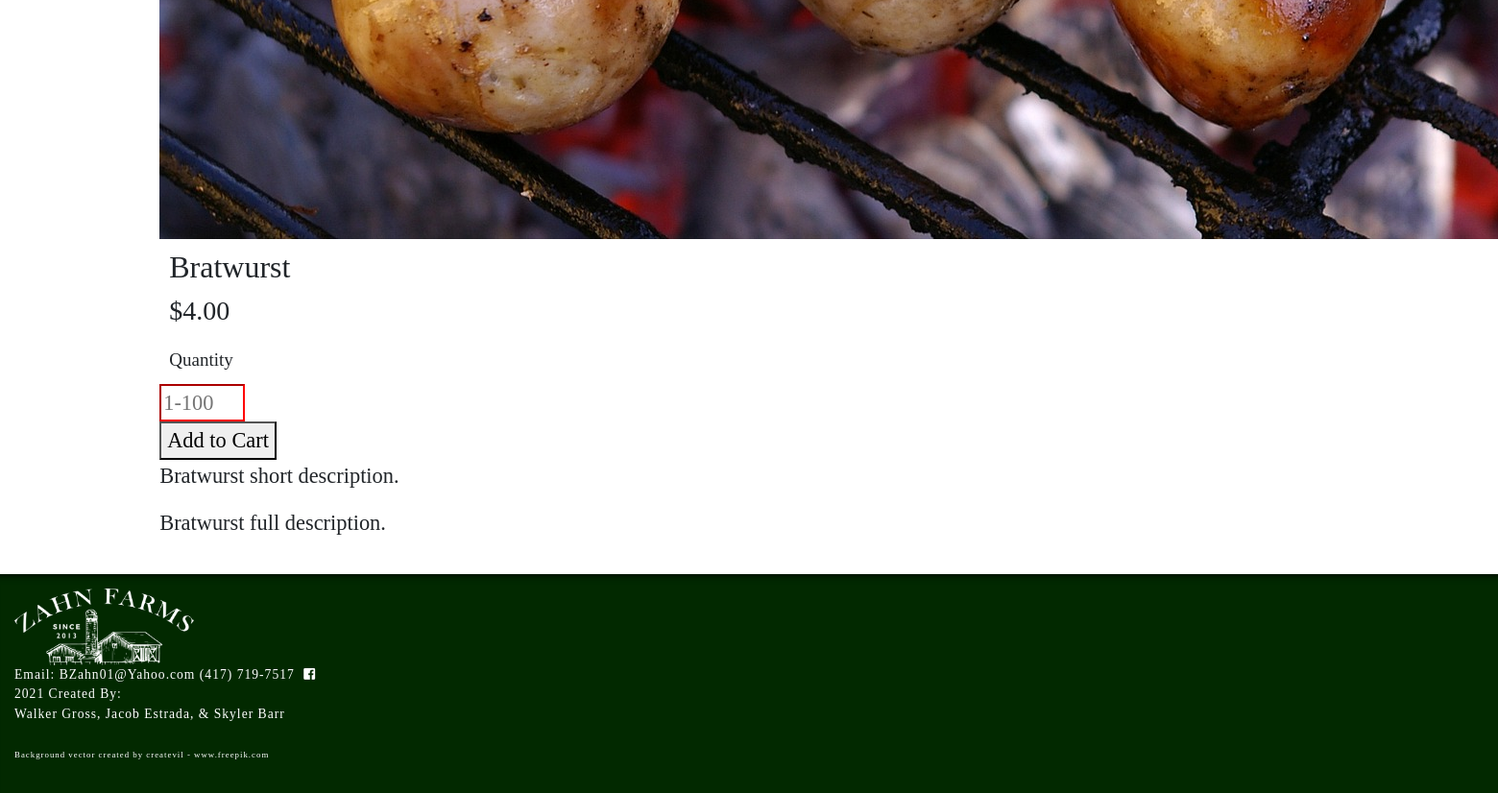
The app's page /product?catID=41&prodID=5 (lower part), older data.
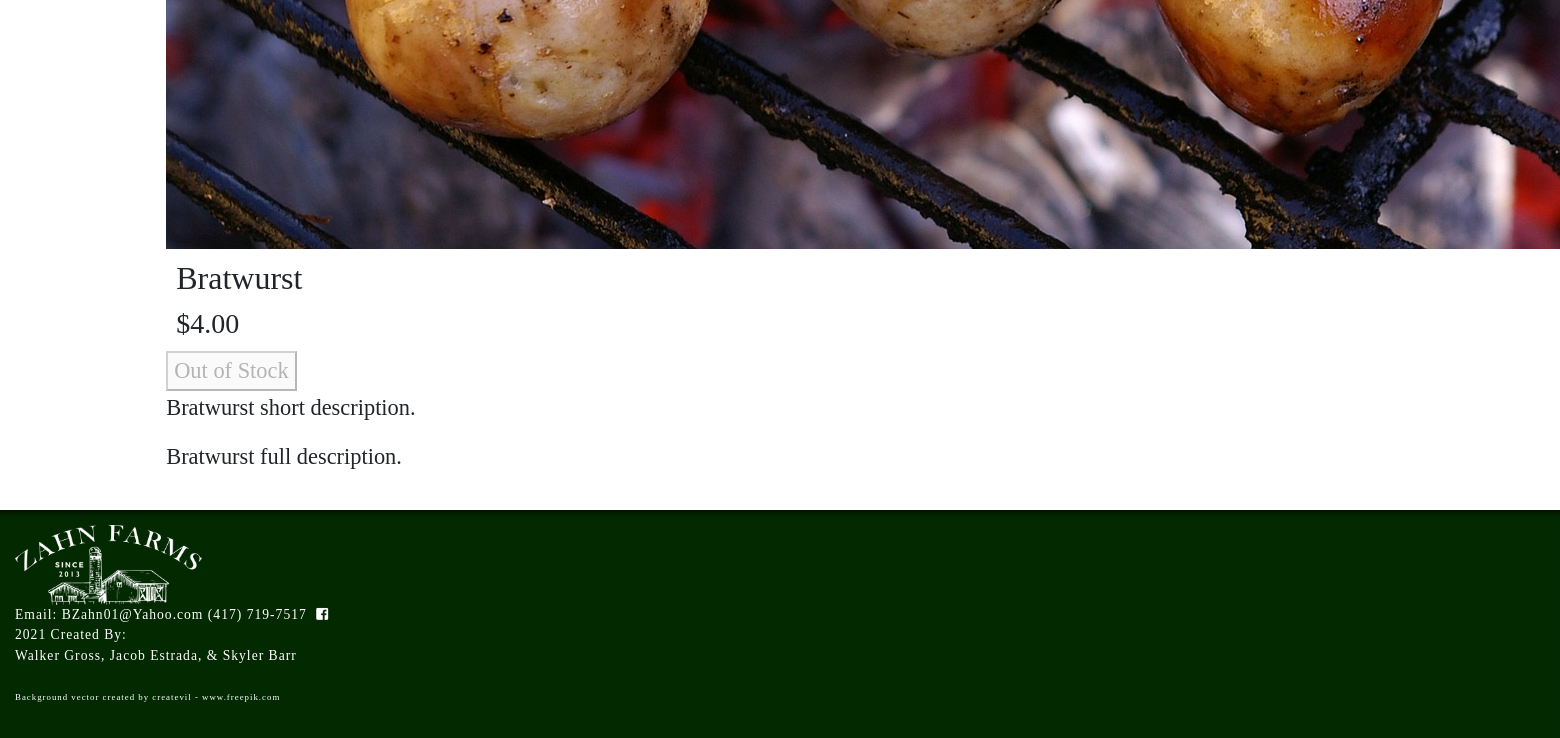
The same page, newer data.
### tables this page shows
CREATE TABLE `products` (
  `productID` int(11) NOT NULL,
  `productName` varchar(50) NOT NULL,
  `portionsID` int(11) NOT NULL,
  `price` decimal(10,2) DEFAULT NULL,
  `qty` int(10) DEFAULT NULL,
  `shortDesc` varchar(255) DEFAULT NULL,
  `fullDesc` varchar(255) DEFAULT NULL,
  `catID` int(11) NOT NULL,
  `image` varchar(255) NOT NULL,
  `sizeID` int(11) DEFAULT NULL,
  `outOfSeason` tinyint(1) NOT NULL,
  `hide` tinyint(1) NOT NULL
);

### models/requests.php (called while the page is built, shortened)
<?php
$prodID = filter_input(INPUT_GET, "prodID");
?>

### models/products_db.php (called while the page is built, shortened)
<?php
function prodByID($prodID){
    global $db;
    $sql = "select * from products where productID = $prodID";
    $qry = $db->query($sql);
    $product = $qry->fetch();
    return $product;
}

### product/product.php (the view, shortened to what this page needs)
<?php
$prod = prodByID($prodID);
$portion = portionByID($prod['portionsID']);
$sizeAry = null;
$qty = $prod['qty'];
?>
<div class="product-card-full uk-grid-small uk-flex-center uk-text-center" style="width:90%; margin:auto" uk-grid>
  <div class="uk-card uk-card-default uk-width-1-2">
    <img src="../images/<?=$prod['image']?>" alt="<?=$prod['productName']?> Image">
  </div>
  <div class="uk-width-1-2@s">
    <h2>
      <?=$prod['productName']?>
    </h2>
    <h3 id="price" style="<?php echo($prod['sizeID'] != null ? 'display:none;' : '')?><?php echo($prod['outOfSeason'] == 1 ? 'display:none;' : '')?>">
      <?php echo"$" . $prod['price'] . " " . $portion['portionsDesc']?>
    </h3>
    <form class="uk-form-stacked" action="cart.php" method="post">
      <div class="uk-grid-small uk-child-width-1-1@m uk-flex-center uk-text-center" uk-grid>
        <?php
        if ($prod['outOfSeason'] == 0) {
          if($prod['sizeID'] != null){
          ?>
          <div class="uk-card">
            <div class="size-form" uk-form-custom="target: > * > span:first-child">
              <label class="uk-form-label">Size</label>
              <select id="size" name="size" onchange="sizePrice(this)">
                <option selected disabled hidden>Please select...</option>
                <?php
                foreach ($sizeAry as $size){
                ?>
                <option value="<?=$size['sizeName']?>"><?=$size['sizeName']?> $<?=$size['price']?></option>
                <?php
                }
                ?>
              </select>
              <button class="size-button uk-button uk-button-default" type="button" tabindex="-1">
                <span></span>
                <span uk-icon="icon: chevron-down"></span>
              </button>
            </div>
          </div>
            <?php
            if ($qty > 0) { ?>
            <div id="qty-box" style="display:none;" class="uk-card  uk-width-expand">
              <label class="uk-form-label" for="form-stacked-text">Quantity</label>
              <div class="uk-form-controls uk-width-1-3" style="margin:auto">
                <input id="qty-input" class="uk-input uk-text-center" id="form-stacked-text" type="number" placeholder="1-<?=$prod['qty']?>" min="1" max="<?=$prod['qty']?>" name="qty" tabindex="1" step="1" required onchange="checkQty()">
              </div>
              <p id="qty-invalid-alert">Invalid Quantity</p>
            </div>
            <?php
            }
          } else {
            if ($qty > 0) {
            ?>
          <div class="uk-card uk-width-expand">
            <label class="uk-form-label" for="form-stacked-text">Quantity</label>
            <div class="uk-form-controls uk-width-1-3" style="margin:auto">
              <input id="qty-input" class="uk-input uk-text-center" id="form-stacked-text" type="number" placeholder="1-<?=$prod['qty']?>" min="1" max="<?=$prod['qty']?>" name="qty" tabindex="1" step="1" required onchange="checkQty()">
            </div>
          </div>
            <?php
            }
          }
            ?>
        <?php
        }
        if ($qty == 0) {
        ?>
        <div class="uk-card">
          <button id="submit add-to-cart-btn" class="uk-button uk-button-default" tabindex="-1" disabled>Out of Stock</button>
        </div>
        <?php
        } else {
        ?>
          <div class="uk-card">
            <button id="submit add-to-cart-btn" class="uk-button uk-button-default" type="submit" tabindex="2">Add to Cart</button>
          </div>
        <?php
        }
        ?>
      </div>
    </form>
    <div class="uk-card uk-card-default uk-card-body uk-width-expand product-desc-short">
    <p><?=$prod['shortDesc']?></p>
  </div>
  </div>
  <div class="uk-card uk-card-default uk-card-body uk-width-expand product-desc-full">
    <p><?=$prod['fullDesc']?></p>
  </div>
</div>

### views/header.php (shortened to what this page needs)
<!DOCTYPE html>
<html lang="en">
<head>
    <link rel="stylesheet" href="https://stackpath.bootstrapcdn.com/bootstrap/4.1.3/css/bootstrap.min.css"
>
    <link rel="stylesheet" href="https://use.fontawesome.com/releases/v5.5.0/css/all.css"
>
    <link rel="stylesheet" href="https://cdn.jsdelivr.net/npm/uikit@3.6.17/dist/css/uikit.min.css" />
    <link rel="stylesheet" href="../views/styles.css">
</head>
<body>
    <?php
        include "../models/db.php";
        include "../models/products_db.php";
    ?>

### product/index.php (shortened to what this page needs)
<?php
include "../views/header.php";
include '../models/requests.php';
echo"<div class='content-container'>";
if (!isset($catID)){
    include "categories.php";
}
else if (!isset($prodID)) {
    include "products.php";
}
else {
    include "product.php";
}
echo"</div>";
include "../views/footer.php";
?>

### views/footer.php (shortened to what this page needs)
<footer class="footer no-print">
  <div class="uk-grid-match uk-child-width-expand@s uk-text-center" uk-grid>
    <div class="footer-image">
      <a href="../product"><img src="../images/LogoFull.png" alt="Zahn Farms Logo" style="height: 80px;">
        </a>
    </div>
    <div class="footer-contact">
      <a href="mailto:bzahn01@yahoo.com">Email: BZahn01@Yahoo.com</a>
      <a href="tel:417-719-7517">(417) 719-7517</a>
      <a href="https://www.facebook.com/ZahnFarms/" target="_blank"><i class="fab fa-facebook-square"></i></a>
    </div>
    <div class="footer-credits">
      <p class="uk-text-right@s">
        2021 Created By:<br>Walker Gross, Jacob Estrada, & Skyler Barr
        <br><br>
        <a style="font-size: .65em;" href="https://www.freepik.com/vectors/background">Background vector created by createvil - www.freepik.com</a>
      </p>
    </div>
  </div>
</footer>
</body>
</html>

### views/styles.css (style rules this page uses)
:root { --primary-green: #006416; --secondary-green: #18890B; --dark-green: #022900; }
html, body { background-image: url("../images/barnWood.jpg"); background-size: cover; padding:0px; font-family: "Caveat Brush", cursive; }
body { display: flex; flex-direction: column; min-height: 100vh; }
.content-container { width: 90%; margin:auto; margin-top:0px; padding:20px; min-height:70vh; background-color: rgba(255, 255, 255, .15); backdrop-filter: blur(12px); }
.uk-card { font-family: 'Caveat Brush', cursive; font-size: 1.4em; background-color: rgba(1,1,1,0); box-shadow: none; }
.product-card-full :is(h2, h3, label) { font-family: 'Caveat Brush', cursive; margin:10px; }
footer { font-family: 'Libre Baskerville', serif; background-color: var(--dark-green); color: white; padding: 15px; box-shadow: 0px 10px 10px -10px black inset; font-size: .85em; letter-spacing: 1px; margin-top: auto; }
footer a { color: white; }
.footer-contact .fab { padding: 0px 5px; }
.no-print { display: block; }
.product-card-full label { font-size: .85em; }
input:invalid { border-color: red; }

Row changes from the older to the newer data that the page shows:
changed products "Bratwurst": qty "1-100" → (not shown)
Text that changed along with them:
text no longer shown: "Quantity Add to Cart"
text now shown: "Out of Stock"
